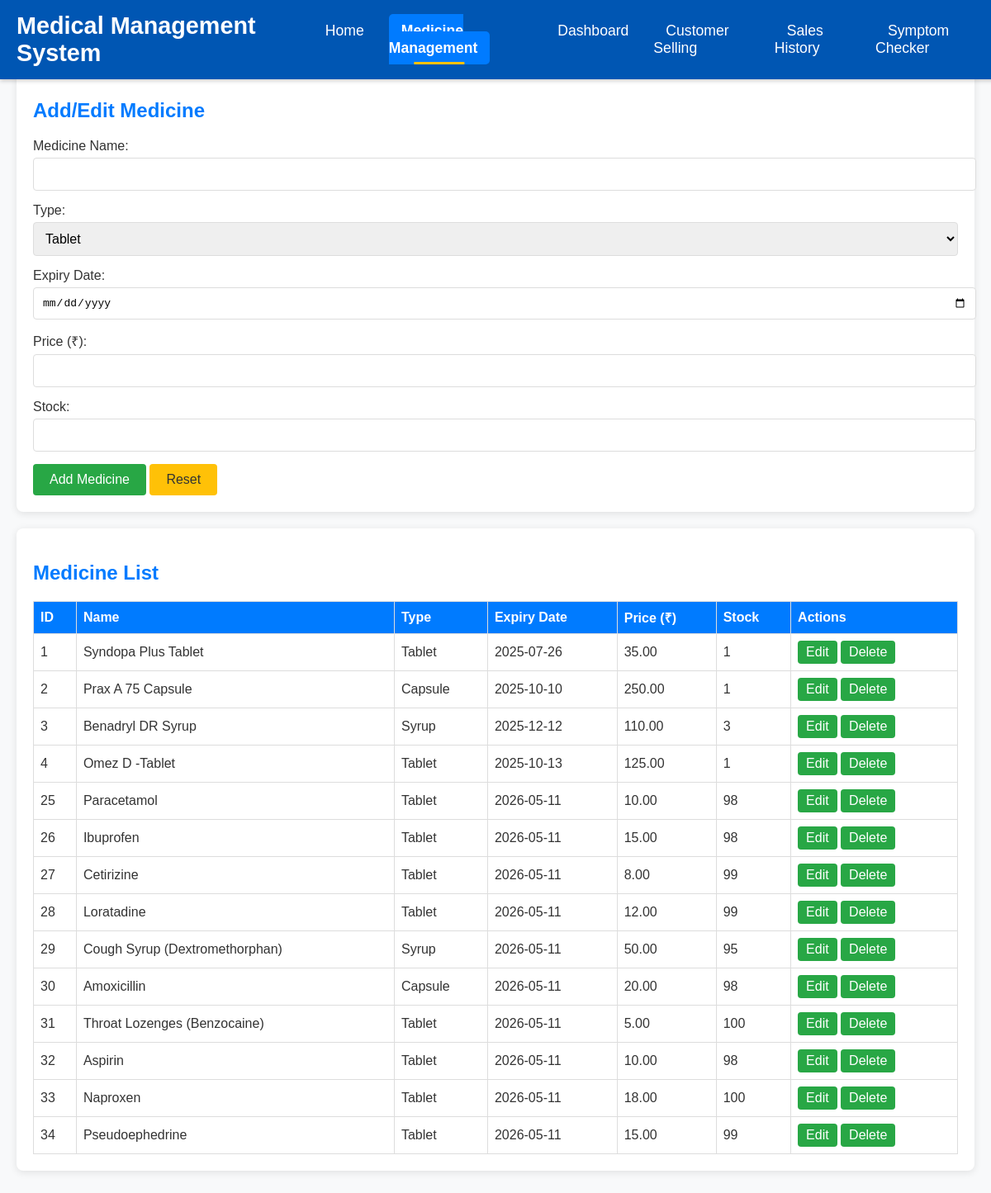
The page / on the database its author committed.
### tables this page shows
CREATE TABLE `medicines` (
  `id` int(11) NOT NULL,
  `name` varchar(100) NOT NULL,
  `type` varchar(50) NOT NULL,
  `expiry_date` date NOT NULL,
  `price` decimal(10,2) NOT NULL,
  `stock` int(11) NOT NULL
);

### php/view_medicines.php (the view, shortened to what this page needs)
<?php
include 'config.php';
$sql = "SELECT * FROM medicines";
$result = $conn->query($sql);
if ($result === false) {
    echo "<tr><td colspan='7'>Error executing query: " . $conn->error . "</td(lua)</tr>";
} elseif ($result->num_rows > 0) {
    while ($row = $result->fetch_assoc()) {
        echo "<tr>";
        echo "<td>" . htmlspecialchars($row['id']) . "</td>";
        echo "<td>" . htmlspecialchars($row['name']) . "</td>";
        echo "<td>" . htmlspecialchars($row['type']) . "</td>";
        echo "<td>" . htmlspecialchars($row['expiry_date']) . "</td>";
        echo "<td>" . htmlspecialchars($row['price']) . "</td>";
        echo "<td>" . htmlspecialchars($row['stock']) . "</td>";
        echo "<td>
                <button class='action-btn edit-btn' onclick=\"editMedicine(
                    '" . $row['id'] . "',
                    '" . addslashes($row['name']) . "',
                    '" . addslashes($row['type']) . "',
                    '" . $row['expiry_date'] . "',
                    '" . $row['price'] . "',
                    '" . $row['stock'] . "'
                )\">Edit</button>
                <button class='action-btn delete-btn' onclick=\"deleteMedicine('" . $row['id'] . "')\">Delete</button>
              </td>";
        echo "</tr>";
    }
} else {
    echo "<tr><td colspan='7'>No medicines found.</td></tr>";
}
?>

### index.php (shortened to what this page needs)
<!DOCTYPE html>
<html lang="en">
<head>
    <link rel="stylesheet" href="css/style.css">
</head>
<body>
    <div class="container">
        <nav class="navbar">
            <div class="logo">
                <h2>Medical Management System</h2>
            </div>
            <ul class="nav-links">
                <li><a href="home.php">Home</a></li>
                <li><a href="index.php" class="active">Medicine Management</a></li>
                <li><a href="dashboard.php">Dashboard</a></li>
                <li><a href="customer_selling.php">Customer Selling</a></li>
                <li><a href="sales_history.php">Sales History</a></li>
                <li><a href="symptom_checker.php">Symptom Checker</a></li>
            </ul>
        </nav>
        <section class="form-section">
            <h2>Add/Edit Medicine</h2>
            <form id="medicineForm" action="php/add_medicine.php" method="POST">
                <div class="form-group">
                    <label for="name">Medicine Name:</label>
                    <input type="text" id="name" name="name" required>
                </div>
                <div class="form-group">
                    <label for="type">Type:</label>
                    <select id="type" name="type" required>
                        <option value="Tablet">Tablet</option>
                    </select>
                </div>
                <div class="form-group">
                    <label for="expiry_date">Expiry Date:</label>
                    <input type="date" id="expiry_date" name="expiry_date" required>
                </div>
                <div class="form-group">
                    <label for="price">Price (₹):</label>
                    <input type="number" id="price" name="price" min="0" step="0.01" required>
                </div>
                <div class="form-group">
                    <label for="stock">Stock:</label>
                    <input type="number" id="stock" name="stock" min="0" required>
                </div>
                <button type="submit" id="submitBtn">Add Medicine</button>
                <button type="button" id="resetBtn" onclick="resetForm()">Reset</button>
            </form>
        </section>
        <section class="table-section">
            <h2>Medicine List</h2>
            <table id="medicineTable">
                <thead>
                    <tr>
                        <th>ID</th>
                        <th>Name</th>
                        <th>Type</th>
                        <th>Expiry Date</th>
                        <th>Price (₹)</th>
                        <th>Stock</th>
                        <th>Actions</th>
                    </tr>
                </thead>
                <tbody>
                    <?php include 'php/view_medicines.php'; ?>
                </tbody>
            </table>
        </section>
    </div>
</body>
</html>

### css/style.css (style rules this page uses)
body { font-family: Arial, sans-serif; background-color: #F8F9FA; color: #333; margin: 0; padding: 20px; padding-top: 80px; }
.container { max-width: 1200px; margin: 0 auto; }
h1, h2, h3, h4 { color: #007BFF; }
.navbar { position: fixed; top: 0; left: 0; width: 100%; background-color: #0056b3; padding: 15px 20px; display: flex; justify-content: space-between; align-items: center; box-shadow: 0 2px 5px rgba(0, 0, 0, 0.2); z-index: 1000; }
.navbar .logo h2 { color: #fff; font-size: 1.8em; font-weight: bold; margin: 0; }
.nav-links { list-style: none; display: flex; margin: 0; padding: 0; margin-right: 20px; }
.nav-links li { margin-left: 15px; }
.nav-links a { color: #fff; text-decoration: none; font-size: 1.1em; padding: 10px 15px; border-radius: 5px; transition: background-color 0.3s, transform 0.2s; }
.nav-links a.active { background-color: #007BFF; font-weight: bold; position: relative; }
.nav-links a.active::after { content: ''; position: absolute; bottom: 0; left: 50%; transform: translateX(-50%); width: 50%; height: 3px; background-color: #FFC107; }
.form-section { padding: 20px; background: #fff; border-radius: 8px; box-shadow: 0 2px 10px rgba(0, 0, 0, 0.1); margin-bottom: 20px; }
.form-group { margin-bottom: 15px; }
.form-group label { display: block; margin-bottom: 5px; color: #333; }
.form-group input, .form-group select { width: 100%; padding: 10px; border: 1px solid #ddd; border-radius: 4px; font-size: 1em; }
button { background-color: #28A745; color: #fff; padding: 10px 20px; border: none; border-radius: 4px; cursor: pointer; font-size: 1em; }
button#resetBtn { background-color: #FFC107; color: #333; }
.table-section { padding: 20px; background: #fff; border-radius: 8px; box-shadow: 0 2px 10px rgba(0, 0, 0, 0.1); margin-bottom: 20px; }
table { width: 100%; border-collapse: collapse; }
th, td { border: 1px solid #ddd; padding: 8px; text-align: left; }
th { background-color: #007BFF; color: #fff; }
.action-btn { padding: 5px 10px; border: none; border-radius: 4px; cursor: pointer; text-decoration: none; display: inline-block; }

### rows shown on the page
medicines: id "1", name "Syndopa Plus Tablet", type "Tablet", expiry_date "2025-07-26", price "35.00", stock "1"
medicines: id "2", name "Prax A 75 Capsule", type "Capsule", expiry_date "2025-10-10", price "250.00", stock "1"
medicines: id "3", name "Benadryl DR Syrup", type "Syrup", expiry_date "2025-12-12", price "110.00", stock "3"
medicines: id "4", name "Omez D -Tablet", type "Tablet", expiry_date "2025-10-13", price "125.00", stock "1"
medicines: id "25", name "Paracetamol", type "Tablet", expiry_date "2026-05-11", price "10.00", stock "98"
medicines: id "26", name "Ibuprofen", type "Tablet", expiry_date "2026-05-11", price "15.00", stock "98"
medicines: id "27", name "Cetirizine", type "Tablet", expiry_date "2026-05-11", price "8.00", stock "99"
medicines: id "28", name "Loratadine", type "Tablet", expiry_date "2026-05-11", price "12.00", stock "99"
medicines: id "29", name "Cough Syrup (Dextromethorphan)", type "Syrup", expiry_date "2026-05-11", price "50.00", stock "95"
medicines: id "30", name "Amoxicillin", type "Capsule", expiry_date "2026-05-11", price "20.00", stock "98"
medicines: id "31", name "Throat Lozenges (Benzocaine)", type "Tablet", expiry_date "2026-05-11", price "5.00", stock "100"
medicines: id "32", name "Aspirin", type "Tablet", expiry_date "2026-05-11", price "10.00", stock "98"
medicines: id "33", name "Naproxen", type "Tablet", expiry_date "2026-05-11", price "18.00", stock "100"
medicines: id "34", name "Pseudoephedrine", type "Tablet", expiry_date "2026-05-11", price "15.00", stock "99"
